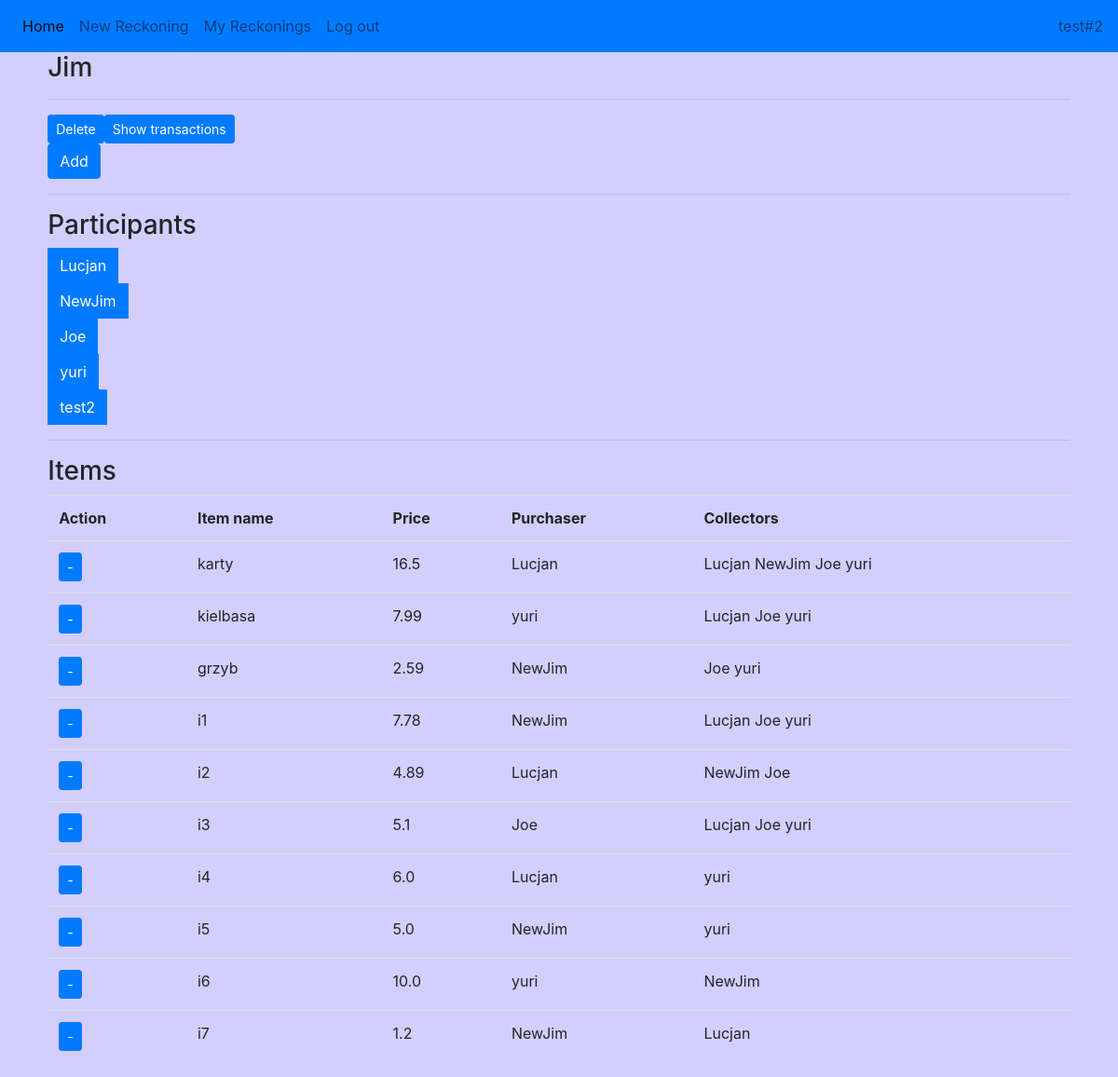
Screenshot of /reckon/23 (signed in) with the database file from the repository.
### main/models.py (models this page shows, shortened)
class Sheet(models.Model):
    user = models.ForeignKey(User, on_delete=models.CASCADE, related_name="sheet", null=True)
    name = models.CharField(max_length=30)
    unapproved_item = models.CharField(max_length=30 ,default='')
    def __str__(self):
        return self.name

class Person(models.Model):
    sheet = models.ForeignKey(Sheet, on_delete=models.CASCADE)
    name = models.CharField(max_length=20)
    balance = models.FloatField(default=0)
    def __str__(self):
        return self.name

class Item(models.Model):
    sheet = models.ForeignKey(Sheet, on_delete=models.CASCADE)
    person = models.ForeignKey(Person, on_delete=models.CASCADE)
    name = models.CharField(max_length=30)
    value = models.FloatField()

### main/views.py (the view, shortened to what this page needs)
# urls.py: path('reckon/<int:sheetid>', views.reckon, name="reckon"),
def reckon(response, sheetid):
    if response.method == 'POST':
        if response.POST.get("delete"):
            view = Sheet.objects.get(user=response.user, name=response.POST.get("delete"))
            view.delete()
            return HttpResponseRedirect('/sheets/', {})
        elif response.POST.get("addperson"):
            view = Sheet.objects.get(user=response.user, name=response.POST.get("addperson"))
            addperson = addPerson(response.POST)
            if addperson.is_valid():
                person = Person(sheet=view, name=addperson.cleaned_data["name"])
                print(person)
                person.save()
            return HttpResponseRedirect('/sheets/', {})
        elif response.POST.get("additem"):
            view = Sheet.objects.get(user=response.user, name=response.POST.get("additem"))
            additem = addItem(response.POST)
            postPay = response.POST.get("pay")
            print(postPay)
            if additem.is_valid():
                postValue = additem.cleaned_data["value"]
                postItem = additem.cleaned_data["item"]
                print("||||||||||||") #www
                print(postValue)
                print(postItem)
                if Person.objects.filter(sheet=view, name=postPay).exists():
                    new_item = Item(sheet=view, person=Person.objects.get(sheet=view, name=postPay), name=postItem, value=postValue)
                    print(new_item)
                    test = Person.objects.get(sheet=view, name=postPay)
                    test.balance -= postValue
                    test.save()
                    new_item.save()
                else:
                    newPerson = Person(sheet=view, name=postPay, balance=-postValue)
                    print(newPerson)
                    newPerson.save()
                    new_item = Item(sheet=view, person=newPerson, name=postItem, value=postValue)
                    print(new_item)
                    new_item.save()
                view.unapproved_item = postItem
                view.save()
                return HttpResponseRedirect('/reckon/{}/{}'.format(view.id, postItem))
            return HttpResponseRedirect('/reckon/{}'.format(view.id))
        elif response.POST.get("show"):
            if not Sheet.objects.filter(user=response.user, id=int(response.POST.get("show"))).exists():
                s = Sheet.objects.get(id=int(response.POST.get("show")))
                view = SharedSheet.objects.get(user=response.user, sheet=s)
                if view:
                    view = view.sheet
            else:
                view = Sheet.objects.get(user=response.user, id=sheetid)
            return HttpResponseRedirect('/{}/transactions'.format(view.id))
        elif response.POST.get("item_delete"):
            view = Sheet.objects.get(user=response.user, id=sheetid)
            item = Item.objects.get(sheet=view, name=response.POST.get("item_delete"))
            item.person.balance += item.value
            item.person.save()
            for debtor in Debtor.objects.filter(item=item):
                debtor.person.balance -= debtor.share/100 * item.value
                debtor.person.save()
            item.delete()
            return HttpResponseRedirect('/sheets/', {})
        elif response.POST.get("linkperson"):
            view = Sheet.objects.get(user=response.user, id=response.POST.get("linkperson"))
            linkperson = linkPerson(response.POST)
            if linkperson.is_valid() and User.objects.get(id=linkperson.cleaned_data["name"]):
                link = SharedSheet(user=User.objects.get(id=linkperson.cleaned_data["name"]),sheet=view)
                print(link)
                link.save()
            return HttpResponseRedirect('/sheets/', {})
        else:
            return HttpResponseRedirect('/', {})
    else:
        if not Sheet.objects.filter(user=response.user, id=sheetid).exists():
            s = Sheet.objects.get(id=sheetid)
            view = SharedSheet.objects.get(user=response.user, sheet=s)
            if view:
                view = view.sheet
        else:
            view = Sheet.objects.get(user=response.user, id=sheetid)
        ownership = True
        if view.user != response.user:
            ownership = False
        print(view)
        people = [i for i in Person.objects.filter(sheet=view)]
        for item in Item.objects.filter(sheet=view):
            item.value = round(item.value,2)
        items = [i for i in Item.objects.filter(sheet=view)]
        debtors = [[i.person.name for i in Debtor.objects.filter(item=j)] for j in Item.objects.filter(sheet=view)]
        print(debtors)
        addperson = addPerson()
        additem = addItem()
        linkperson = linkPerson()
        return render(response, "main/reckon.html",
            {"view": view, "people": people, "items": items, "debtors": debtors,
            "addperson": addperson, "additem": additem, "linkperson": linkperson, "ownership": ownership})

### main/templates/main/reckon.html (shortened to what this page needs)
{% extends 'main/base.html' %}
{% block content %}
    <h3>{{view.name}}</h3>
    <hr>
    <div>
        <div class="input-group">
            <form method="post", action="/reckon/{{view.id}}">
                {% if ownership %}
                    <button type="submit", name="delete", value="{{view.name}}" class="btn btn-primary btn-sm">Delete</button>
                {% else %}
                    <button type="submit" name="delete", value="{{view.name}}" class="btn btn-primary btn-sm disabled" disabled>Delete</button>
                {% endif %}
            </form>
            <form method="post", action="/reckon/{{view.id}}">
                <button type="submit", name="show", value="{{view.id}}" class="btn btn-primary btn-sm">Show transactions</button>
            </form>
        </div>
        <p>
            {% if ownership %}
                <button class="btn btn-primary" type="button" data-toggle="collapse" data-target="#adding-options" aria-expanded="false" aria-controls="adding-options">
                    Add
                </button>
            {% else %}
                <button class="btn btn-primary disabled" type="button" data-toggle="collapse" data-target="#adding-options" aria-expanded="false" aria-controls="adding-options" disabled>
                    Add
                </button>
            {% endif %}
        </p>
        <hr>
        <div >
            <h3>Participants</h3>
            {% for i in people %}
                <div class="input-group">
                    <p>
                        <div class="input-group-prepend">
                            <button class="btn btn-primary" type="button" data-toggle="collapse" data-target="#{{i.name}}" aria-expanded="false" aria-controls="collapseExample">
                                {{i.name}}
                            </button>
                        </div>
                    </p>
                </div>
            {% endfor %}
        </div>
        <hr>
        <div>
            <form method="post", action="/reckon/{{view.id}}">
                <h3>Items</h3>
                <table class="table table-hover">
                    <tr>
                        <th>Action</th>
                        <th>Item name</th>
                        <th>Price</th>
                        <th>Purchaser</th>
                        <th>Collectors</th>
                    </tr>
                    {% for i in items %}
                        <tr>
                            {% if ownership %}
                                <td><button type="submit", name="item_delete", value="{{i.name}}" class="btn btn-primary btn-sm">-</button></td>
                            {% else %}
                                <td><button type="submit" name="item_delete", value="{{i.name}}" class="btn btn-primary btn-sm disabled" disabled>-</button></td>
                            {% endif %}
                            <td>{{i.name}}</td>
                            <td>{{i.value}}</td>
                            <td>{{i.person}}</td>
                            <td>
                                {% for j in debtors %}
                                    {% if forloop.counter == forloop.parentloop.counter %}
                                        {% for k in j %}
                                        {{k}}
                                        {% endfor %}
                                    {% endif %}
                                {% endfor %}
                            </td>
                        </tr>
                    {% endfor %}
                </table>
            </form>
        </div>
    </div>
{% endblock content %}

### main/templates/main/base.html (shortened to what this page needs)
<!doctype html>
<html lang="en">
<head>
    <link rel="stylesheet" href="https://cdn.jsdelivr.net/npm/bootstrap@4.3.1/dist/css/bootstrap.min.css">
</head>
<body style="background-color: #d4cefd;">
    <nav class="navbar navbar-expand-lg navbar-light bg-primary">
        <div class="navbar-collapse offcanvas-collapse">
            <ul class="navbar-nav mr-auto">
                <li class="nav-item active">
                    <a class="nav-link" href="/">Home</a>
                </li>
                {% if user.is_authenticated %}
                    <li class="nav-item">
                        <a class="nav-link" href="/create">New Reckoning</a>
                    </li>
                    <li class="nav-item">
                        <a class="nav-link" href="/sheets">My Reckonings</a>
                    </li>
                    <li class="nav-item">
                        <a class="nav-link" href="/logout">Log out</a>
                    </li>
                {% endif %}
            </ul>
            {% if user.is_authenticated %}
                <span class="navbar-text">
                    {{ user.username }}#{{ user.id }}
                </span>
            {% endif %}
        </div>
    </nav>
    <div id="content" class="main">
        <div class="row justify-content-center">
            <div class="col-11">
                {% if user.is_authenticated %}
                    {% block content %}
                    {% endblock content %}
                {% else %}
                    <a href="/login">You are not logged in</a>
                    <p>Sample account is "test" "qwe123123"</p>
                    {% block log_in %}
                    {% endblock log_in %}
                {% endif %}
            </div>
        </div>
    </div>
</body>
</html>

### rows the page displays
Sheet: name "Jim"
Person: name "Lucjan", j "Lucjan" "Lucjan" "Lucjan" "Lucjan" "Lucjan"
Person: name "NewJim", j "NewJim" "NewJim" "NewJim"
Person: name "Joe", j "Joe" "Joe" "Joe" "Joe" "Joe" "Joe"
Person: name "yuri", j "yuri" "yuri" "yuri" "yuri" "yuri" "yuri" "yuri"
Person: name "test2"
Item: name "karty", value "16.5", person "Lucjan"
Item: name "kielbasa", value "7.99", person "yuri"
Item: name "grzyb", value "2.59", person "NewJim"
Item: name "i1", value "7.78", person "NewJim"
Item: name "i2", value "4.89", person "Lucjan"
Item: name "i3", value "5.1", person "Joe"
Item: name "i4", value "6.0", person "Lucjan"
Item: name "i5", value "5.0", person "NewJim"
Item: name "i6", value "10.0", person "yuri"
Item: name "i7", value "1.2", person "NewJim"

### other values shown
{{ user.username }} "test"
{{ user.id }} "2"
